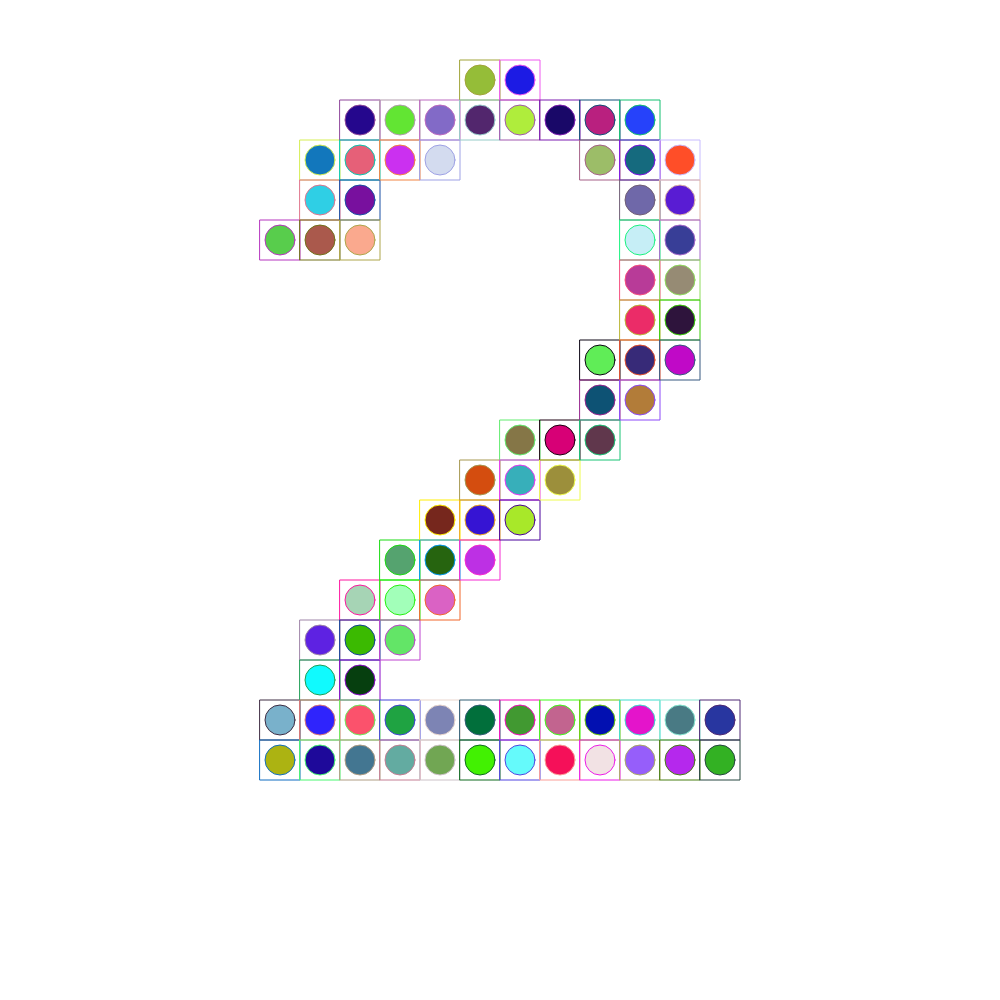
Frame 1 (no input)
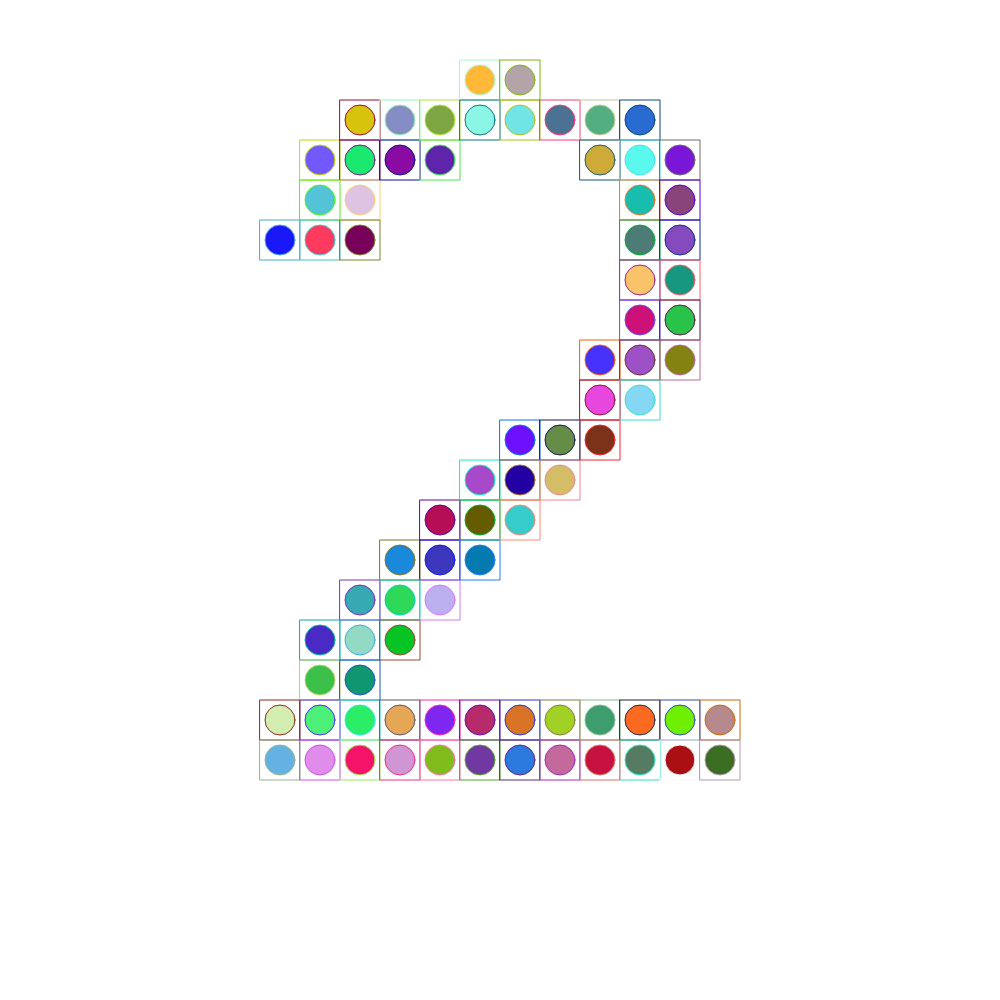
Frame 2 (the mouse pressed at the canvas centre, redrawn once)

The p5.js sketch that drew these frames (run headless with seeded random() and noise() and a simulated clock; the mouse was pressed at the canvas centre and the sketch redrawn once):

// p5.js sketch
// ── sketch.js
const canvasWidth = 1000;
const canvasHeight = 1000;
let pg;
let pg2;

let textList = [];

function setup() {
  createCanvas(canvasWidth, canvasHeight);
  background(0);
  frameRate(60);
  noStroke();

  pg = createGraphics(canvasWidth, canvasHeight);
  pg2 = createGraphics(canvasWidth, canvasHeight);

  pg.background(255);

  pg2.background(0);

  pg2.textSize(1000);
  pg2.textAlign(CENTER, CENTER);

  pg2.fill(255);
  pg2.text("2", width / 2, height / 2);

  for (let x = 0; x < pg.width; x += 40) {
    for (let y = 0; y < pg.height; y += 40) {
      const currentC = pg2.get(x, y);
      if (brightness(color(currentC)) > 50) {
        fill(255);
        textList.push({ x, y });
      }
    }
  }
}

function draw() {
  background(0);
  pg.background(255);
  // pg.noStroke();
  pg.rectMode(CENTER);

  for (let j = 0; j < textList.length; j++) {
    const pp = textList[j];
    pg.stroke(random(255), random(255), random(255));
    pg.noFill();
    pg.rect(pp.x, pp.y, 40, 40);

    pg.fill(random(255), random(255), random(255));
    pg.ellipse(pp.x, pp.y, 30, 30);
  }

  image(pg, 0, 0);

  noLoop();
}
